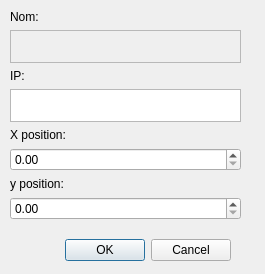
<?xml version="1.0" encoding="UTF-8"?>
<ui version="4.0">
 <class>Dialogmodifylocator</class>
 <widget class="QDialog" name="Dialogmodifylocator">
  <property name="geometry">
   <rect>
    <x>0</x>
    <y>0</y>
    <width>265</width>
    <height>274</height>
   </rect>
  </property>
  <property name="windowTitle">
   <string>Modify locators</string>
  </property>
  <widget class="QDialogButtonBox" name="buttonBox">
   <property name="geometry">
    <rect>
     <x>10</x>
     <y>230</y>
     <width>221</width>
     <height>41</height>
    </rect>
   </property>
   <property name="orientation">
    <enum>Qt::Horizontal</enum>
   </property>
   <property name="standardButtons">
    <set>QDialogButtonBox::Cancel|QDialogButtonBox::Ok</set>
   </property>
  </widget>
  <widget class="QWidget" name="verticalLayoutWidget">
   <property name="geometry">
    <rect>
     <x>10</x>
     <y>10</y>
     <width>231</width>
     <height>211</height>
    </rect>
   </property>
   <layout class="QVBoxLayout" name="verticalLayout">
    <item>
     <widget class="QLabel" name="label">
      <property name="text">
       <string>Nom:</string>
      </property>
     </widget>
    </item>
    <item>
     <widget class="QTextEdit" name="textEdit">
      <property name="enabled">
       <bool>false</bool>
      </property>
      <property name="maximumSize">
       <size>
        <width>16777215</width>
        <height>16777203</height>
       </size>
      </property>
     </widget>
    </item>
    <item>
     <widget class="QLabel" name="label_2">
      <property name="text">
       <string>IP:</string>
      </property>
     </widget>
    </item>
    <item>
     <widget class="QTextEdit" name="textEdit_2"/>
    </item>
    <item>
     <widget class="QLabel" name="label_3">
      <property name="text">
       <string>X position:</string>
      </property>
     </widget>
    </item>
    <item>
     <widget class="QDoubleSpinBox" name="doubleSpinBox_2">
      <property name="maximum">
       <double>1000000000.000000000000000</double>
      </property>
     </widget>
    </item>
    <item>
     <widget class="QLabel" name="label_4">
      <property name="text">
       <string>y position:</string>
      </property>
     </widget>
    </item>
    <item>
     <widget class="QDoubleSpinBox" name="doubleSpinBox">
      <property name="maximum">
       <double>1000000000.000000000000000</double>
      </property>
     </widget>
    </item>
   </layout>
  </widget>
 </widget>
 <resources/>
 <connections>
  <connection>
   <sender>buttonBox</sender>
   <signal>accepted()</signal>
   <receiver>Dialogmodifylocator</receiver>
   <slot>accept()</slot>
   <hints>
    <hint type="sourcelabel">
     <x>248</x>
     <y>254</y>
    </hint>
    <hint type="destinationlabel">
     <x>157</x>
     <y>274</y>
    </hint>
   </hints>
  </connection>
  <connection>
   <sender>buttonBox</sender>
   <signal>rejected()</signal>
   <receiver>Dialogmodifylocator</receiver>
   <slot>reject()</slot>
   <hints>
    <hint type="sourcelabel">
     <x>316</x>
     <y>260</y>
    </hint>
    <hint type="destinationlabel">
     <x>286</x>
     <y>274</y>
    </hint>
   </hints>
  </connection>
 </connections>
</ui>
